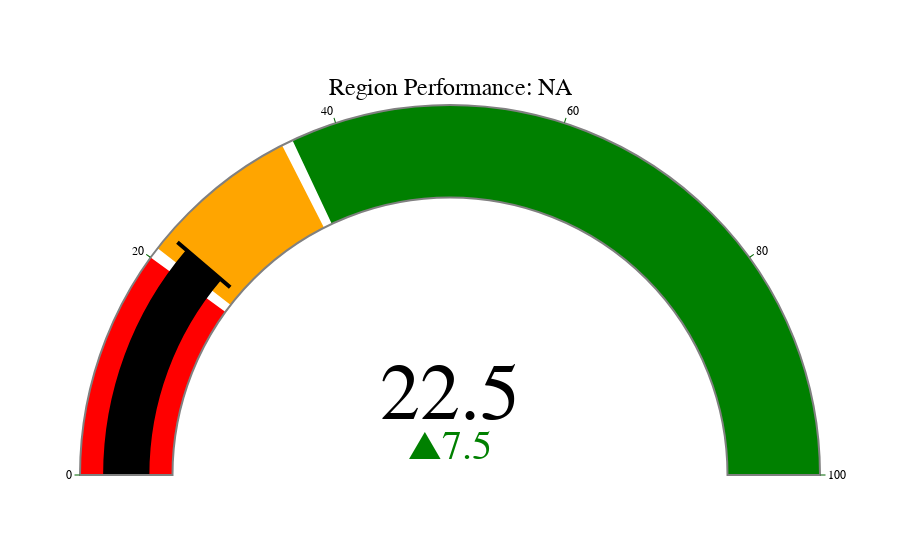

Notebook code cell kept with this figure:
### Code cell
#SHARE OF TOTAL RADIAL
figST = go.Figure(go.Indicator(
    mode = "gauge+number+delta",
    value = 22.5,
    domain = {'x': [0, 1], 'y': [0, 1]},
    title = {'text': "Region Performance: NA", 'font': {'size': 24}},
    delta = {'reference': 15, 'increasing': {'color': "Green"}},
    gauge = {
        'axis': {'range': [None, 100], 'tickwidth': 1, 'tickcolor': "darkgreen"},
        'bar': {'color': "black"},
        'bgcolor': "white",
        'borderwidth': 2,
        'bordercolor': "gray",
        'steps': [
            {'range': [0, 20], 'color': 'red'},
            {'range': [21, 35], 'color': 'orange'},
            {'range': [36, 100], 'color': 'green'}],
        'threshold': {
            'line': {'color': "black", 'width': 4},
            'thickness': 0.75,
            'value': 22.5}}))

figST.update_layout(paper_bgcolor = "white", font = {'color': "black", 'family': "Arial"})

figST.show()

### Figure 1 — Plotly figure (JSON) as saved in the notebook; plotly's stock layout.template omitted (floating-point values rounded to 4 significant figures)
{"data": [{"delta": {"increasing": {"color": "Green"}, "reference": 15}, "domain": {"x": [0, 1], "y": [0, 1]}, "gauge": {"axis": {"range": [null, 100], "tickcolor": "darkgreen", "tickwidth": 1}, "bar": {"color": "black"}, "bgcolor": "white", "bordercolor": "gray", "borderwidth": 2, "steps": [{"color": "red", "range": [0, 20]}, {"color": "orange", "range": [21, 35]}, {"color": "green", "range": [36, 100]}], "threshold": {"line": {"color": "black", "width": 4}, "thickness": 0.75, "value": 22.5}}, "mode": "gauge+number+delta", "title": {"font": {"size": 24}, "text": "Region Performance: NA"}, "type": "indicator", "value": 22.5}], "layout": {"font": {"color": "black", "family": "Arial"}, "paper_bgcolor": "white"}}
